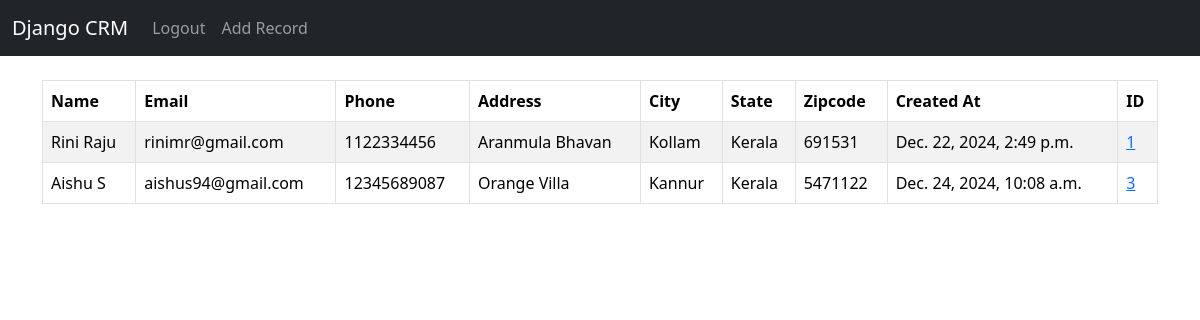
The app's page / (signed in) with its own data.
### website/models.py (models this page shows, shortened)
class Record(models.Model):
	created_at = models.DateTimeField(auto_now_add = True)
	first_name = models.CharField(max_length=50)
	last_name = models.CharField(max_length=50)
	email = models.CharField(max_length=100)
	phone = models.CharField(max_length=15)
	address = models.CharField(max_length=100)
	city = models.CharField(max_length=50)
	state = models.CharField(max_length=50)
	zipcode = models.CharField(max_length=15)

### website/views.py (the view)
# urls.py: 2. Add a URL to urlpatterns:  path('', views.home, name='home')
def home(request):
	records = Record.objects.all()
	if request.method == 'POST':
		username = request.POST['username']
		password = request.POST['password']
		user = authenticate(request,username=username,password=password)
		if user is not None:
			login(request,user)
			messages.success(request, 'You have been logged in successfully')
			return redirect('home')
		else:
			messages.success(request, 'There was an error in logging in.Please try again')
			return redirect('home')
	else:
		return render(request, 'home.html', {'records': records})

### website/templates/home.html (shortened to what this page needs)
{% extends 'base.html' %}
{% block content %}
	{% if user.is_authenticated %}
	<table class="table table-striped table-hover table-bordered">
	  <thead>
	    <tr>
	      <th scope="col">Name</th>
	      <th scope="col">Email</th>
	      <th scope="col">Phone</th>
	      <th scope="col">Address</th>
	      <th scope="col">City</th>
	      <th scope="col">State</th>
	      <th scope="col">Zipcode</th>
	      <th scope="col">Created At</th>
	      <th scope="col">ID</th>
	    </tr>
	  </thead>
	  <tbody>
		{% if records %}
			{% for record in records %}
			<tr>
				<td>{{record.first_name}} {{record.last_name}}</td>
				<td>{{record.email}}</td>
				<td>{{record.phone}}</td>
				<td>{{record.address}}</td>
				<td>{{record.city}}</td>
				<td>{{record.state}}</td>
				<td>{{record.zipcode}}</td>
				<td>{{record.created_at}}</td>
				<td><a href="{% url 'record' record.id %}">{{record.id}}</a></td>
			</tr>
			{% endfor %}
	{% endif %}
	  </tbody>
	</table>
	{% endif %}
{% endblock %}

### website/templates/base.html (shortened to what this page needs)
<!doctype html>
<html lang="en">
  <head>
    <link href="https://cdn.jsdelivr.net/npm/bootstrap@5.3.3/dist/css/bootstrap.min.css" rel="stylesheet">
  </head>
  <body>
    {% include 'navbar.html' %}
    <div class="container">
      {% block content %}
      {% endblock %}
    </div>
  </body>
</html>

### website/templates/navbar.html (shortened to what this page needs)
<nav class="navbar navbar-expand-lg navbar-dark bg-dark ">
  <div class="container-fluid">
    <a class="navbar-brand" href="{% url 'home' %}">Django CRM</a>
    <div class="collapse navbar-collapse" id="navbarSupportedContent">
      <ul class="navbar-nav me-auto mb-2 mb-lg-0">
        {% if user.is_authenticated %}
          <li class="nav-item">
            <a class="nav-link" href="{% url 'logout' %}">Logout</a>
          </li>
          <li class="nav-item">
            <a class="nav-link" href="{% url 'add_record' %}">Add Record</a>
          </li>
        {% endif %}
      </ul>
    </div>
  </div>
</nav>

### records on screen
Record: first_name "Rini", last_name "Raju", email "rinimr@gmail.com", phone "1122334456", address "Aranmula Bhavan", city "Kollam", state "Kerala", zipcode "691531", created_at "Dec. 22, 2024, 2:49 p.m.", id "1"
Record: first_name "Aishu", last_name "S", email "aishus94@gmail.com", phone "12345689087", address "Orange Villa", city "Kannur", state "Kerala", zipcode "5471122", created_at "Dec. 24, 2024, 10:08 a.m.", id "3"
